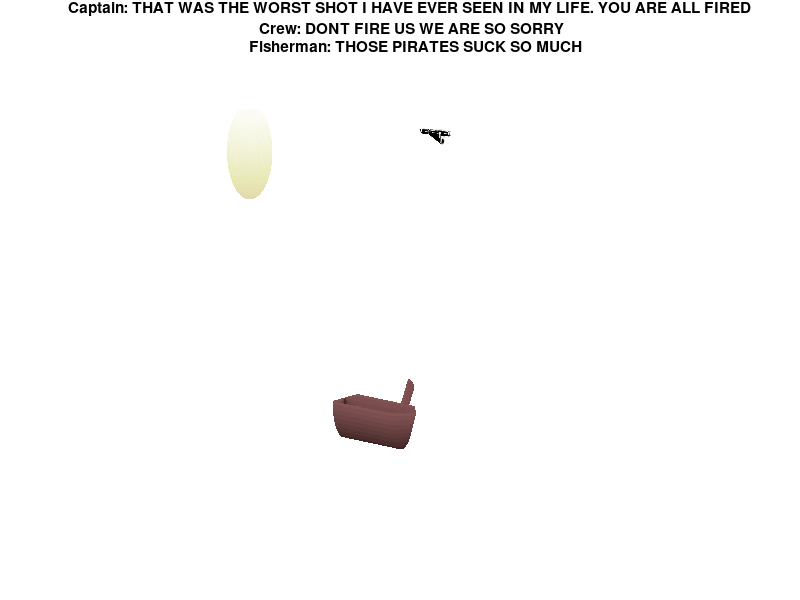

MATLAB code for this plot:
function pirateShip()
clf
u = linspace(0,-10);
v = linspace(-10,0);
u2 = [-10, -10, 0];
v2 = [0, 40, 40];
ang = pi;
u3 = linspace(0,-5);
v3 = linspace(-5,0);
u4 = [-5,-5,0];
v4 = [0,20,20];
ang3=pi;
[xx,yy,zz] = makeShip(u,v,ang,'y');
xx = xx-70;
yy = yy-70;
[xx2,yy2,zz2] = makeShip(u2,v2,ang,'y');
xx2 = xx2-70;
yy2 = yy2-70;
[xx3,yy3,zz3]=makeShip(u3,v3,ang3,'x');
[xx4,yy4,zz4]=makeShip(u4,v4,ang3,'x');
[xxc,yyc,zzc] = CylindArrs(9,2,'x');
[xxc,yyc,zzc] = rotateAxis(xxc,yyc,zzc,pi./4,'y');
xxc = xxc-60;
yyc = yyc-62;
zzc = zzc-2;
[xxcb,yycb,zzcb] = cannonBall(1.5);
xxcb = xxcb-31;
yycb = yycb-75;
zzcb = zzcb+5;
[xxs,yys,zzs] = cannonBall(12);
zzs = zzs+50;
xxs = xxs+80;
u = [0,0.75,0.75,3,0.75,0.75,0,0];
v = [3,-2,7.5,2.25,9.75,13.5,15,3];
[xxr,yyr,zzr] = makeShip(u,v,2*pi,'x');
zzr = zzr+60;
xxr = xxr-120;
a = 1;
while a<=30
   hold off
   surf(xx,yy,zz);
   hold on;
   surf(xx2,yy2,zz2);
   surf(xxc,yyc,zzc);
   surf(xx3,yy3,zz3);
   surf(xx4,yy4,zz4);
   surf(xxs,yys,zzs);
   colormap pink
   shading flat
   surf(xxr,yyr,zzr);
   axis([-150, 100, -100, 150, -20, 60]);
   axis off
   view(-157,20);
   if a~=3
   [xx,yy,zz] = rotateAxis(xx,yy,zz,pi./20,'z');
   [xx2,yy2,zz2] = rotateAxis(xx2,yy2,zz2,pi./20,'z');
   [xxc,yyc,zzc] = rotateAxis(xxc,yyc,zzc,pi./20,'z');
   end
   if a>=1&a<=8
       title(sprintf('Captain: FIRE NOW MATES \n Crew: AYY AYY CAPTAIN \n Fisherman: OH SHIT THEY ARE SHOOTING AT US'));
   elseif a>=9&a<=20
       title(sprintf('Captain: WHAT ARE YOU DOING \n Crew: I AM SORRY CAPTAIN WE MISSED \n Fisherman: TIME TO GET OUT OF HERE'));
   elseif a>=18&a<=30
       title(sprintf('Captain: THAT WAS THE WORST SHOT I HAVE EVER SEEN IN MY LIFE. YOU ARE ALL FIRED  \n Crew: DONT FIRE US WE ARE SO SORRY  \n Fisherman: THOSE PIRATES SUCK SO MUCH'));
   end
   if a>=3&a<=10
       surf(xxcb,yycb,zzcb);
       xxcb = xxcb+7;
       zzcb = zzcb+4;
       xxr = xxr+3;
   elseif a==11
       surf(xxcb,yycb,zzcb);
       xxcb = xxcb+7;
       zzcb = zzcb+3;
       xxr = xxr+3;
   elseif a==12
       surf(xxcb,yycb,zzcb);
       xxcb = xxcb+7;
       zzcb = zzcb+2;
       xxr = xxr+3;
   elseif a==13
       surf(xxcb,yycb,zzcb);
       xxcb = xxcb+7;
       zzcb = zzcb+1;
       xxr = xxr+3;
   elseif a==14
       surf(xxcb,yycb,zzcb);
       xxcb = xxcb+7;
       xx3 = xx3-20;
       xx4 = xx4-20;
       xxr = xxr+3;
   elseif a==15
       surf(xxcb,yycb,zzcb);
       xxcb = xxcb+7;
       zzcb = zzcb-1;
       xx3 = xx3-20;
       xx4 = xx4-20;
       xxr = xxr+3;
   elseif a==16
       surf(xxcb,yycb,zzcb);
       xxcb = xxcb+7;
       zzcb = zzcb-2;
       xx3 = xx3-20;
       xx4 = xx4-20;
       xxr = xxr+3;
   elseif a==17
       surf(xxcb,yycb,zzcb);
       xxcb = xxcb+7;
       zzcb = zzcb-3;
       xx3 = xx3-20;
       xx4 = xx4-20;
       xxr = xxr+3;
   elseif a>=18
       surf(xxcb,yycb,zzcb);
       xxcb = xxcb+7;
       zzcb = zzcb-4;
       xx3 = xx3-20;
       xx4 = xx4-20;
       xxr = xxr+3;
   else
       xxr = xxr+3;
   end
    a = a+1;
   grid off
   pause(0.3)
end


% Creative changes I made to the assignment include: 
%1.) Added a moon and a Bird
%2.) Made a smaller boat. 
%3.) The fishman boat moves off the screen
%4.) The bird moves
%5.) Added the "mast" to the front of the boat allowing it ram other boats.
end

function [xx,yy,zz] = cannonBall(radius)
th = linspace(0,2.*pi,100);
u = radius.*cos(th);
v = radius.*sin(th);
[uu,tth] = meshgrid(u,th);
vv = meshgrid(v,th);
rr = vv;
zz = uu;
xx = rr.*cos(tth);
yy = rr.*sin(tth);
end

function [xx,yy,zz] = CylindArrs(l,radius,axis)
th = linspace(0,2*pi,100);
if strcmp('x',axis)
   u = [0,radius,radius,0,0];
   v = [0,0,l,l,0];
   [uu,tth] = meshgrid(u,th);
   vv = meshgrid(v,th);
   xx = vv;
   rr = uu;
   zz = rr.*cos(tth);
   yy = rr.*sin(tth);
elseif strcmp('y',axis)
   u = [0,radius,radius,0,0];
   v = [0,0,l,l,0];
   [uu,tth] = meshgrid(u,th);
   vv = meshgrid(v,th);
   yy = vv;
   rr = uu;
   xx = rr.*cos(tth);
   zz = rr.*sin(tth);
elseif strcmp('z',axis)
   u = [0,radius,radius,0,0];
   v = [0,0,l,l,0];
   [uu,tth] = meshgrid(u,th);
   vv = meshgrid(v,th);
   zz = vv;
   rr = uu;
   xx = rr.*cos(tth);
   yy = rr.*sin(tth);
end
end

function [xx,yy,zz] = makeShip(u,v,angle,axis)
thr = linspace(0,angle,300);
if strcmp('x',axis)
[vv,th] = meshgrid(v,thr);
uu = meshgrid(u,thr);
xx = vv;
rr = uu;
yy = rr.*cos(th);
zz = rr.*sin(th);
elseif strcmp('y',axis)
[vv,th] = meshgrid(v,thr);
uu = meshgrid(u,thr);
yy = vv;
rr = uu;
xx = rr.*cos(th);
zz = rr.*sin(th);
elseif strcmp('z',axis)
[vv,th] = meshgrid(v,thr);
uu = meshgrid(u,thr);
zz = vv;
rr = uu;
xx = rr.*cos(th);
yy = rr.*sin(th); 
end
end

function [xx,yy,zz] = rotateAxis(x,y,z,angle,axis)
if strcmp('x',axis)
   xx = x;
   y2 = y(:)';
   z2 = z(:)';
   points = [y2;z2];
   points = [cos(angle),-sin(angle);sin(angle),cos(angle)]*points;
   y3 = points(1,:);
   z3 = points(2,:);
   [row,col] = size(xx);
   yy = [];
   zz = [];
   a = 1;
   while a<=col
       y4 = y3(1:row)';
       z4 = z3(1:row)';
       y3(1:row) = [];
       z3(1:row) = [];
       yy = [yy,y4];
       zz = [zz,z4];
       a = a+1;
   end
elseif strcmp('y',axis)
   yy = y;
   x2 = x(:)';
   z2 = z(:)';
   points = [x2;z2];
   points = [cos(angle),-sin(angle);sin(angle),cos(angle)]*points;
   x3 = points(1,:);
   z3 = points(2,:);
   [row,col] = size(yy);
   xx = [];
   zz = [];
   a = 1;
   while a<=col
       x4 = x3(1:row)';
       z4 = z3(1:row)';
       x3(1:row) = [];
       z3(1:row) = [];
       xx = [xx,x4];
       zz = [zz,z4];
       a = a+1;
   end
elseif strcmp('z',axis)
   zz = z;
   x2 = x(:)';
   y2 = y(:)';
   points = [x2;y2];
   points = [cos(angle),-sin(angle);sin(angle),cos(angle)]*points;
   x3 = points(1,:);
   y3 = points(2,:);
   [row,col] = size(zz);
   xx = [];
   yy = [];
   a = 1;
   while a<=col
       x4 = x3(1:row)';
       y4 = y3(1:row)';
       x3(1:row) = [];
       y3(1:row) = [];
       xx = [xx,x4];
       yy = [yy,y4];
       a = a+1;
   end
end
end